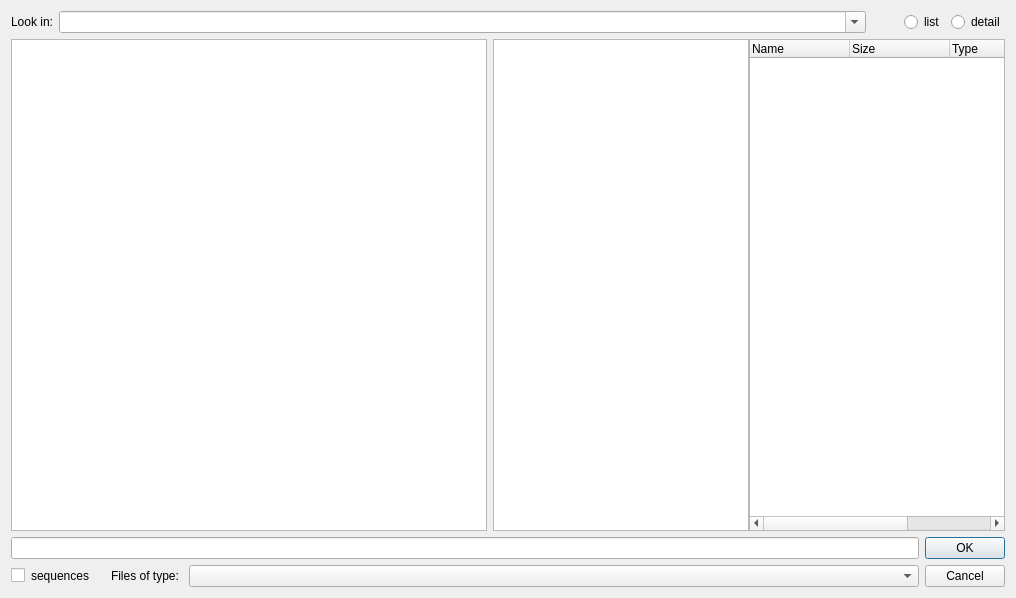
<?xml version="1.0" encoding="UTF-8"?>
<ui version="4.0">
 <class>Dialog</class>
 <widget class="QDialog" name="Dialog">
  <property name="geometry">
   <rect>
    <x>0</x>
    <y>0</y>
    <width>1016</width>
    <height>598</height>
   </rect>
  </property>
  <property name="windowTitle">
   <string>Dialog</string>
  </property>
  <layout class="QVBoxLayout" name="verticalLayout" stretch="0,1,0">
   <item>
    <layout class="QHBoxLayout" name="horizontalLayout_2">
     <item>
      <widget class="QLabel" name="label_3">
       <property name="sizePolicy">
        <sizepolicy hsizetype="Fixed" vsizetype="Preferred">
         <horstretch>0</horstretch>
         <verstretch>0</verstretch>
        </sizepolicy>
       </property>
       <property name="text">
        <string>Look in:</string>
       </property>
      </widget>
     </item>
     <item>
      <widget class="QComboBox" name="path_nav_cbbox">
       <property name="editable">
        <bool>true</bool>
       </property>
      </widget>
     </item>
     <item>
      <widget class="QPushButton" name="go_up_btn">
       <property name="maximumSize">
        <size>
         <width>26</width>
         <height>26</height>
        </size>
       </property>
       <property name="text">
        <string/>
       </property>
       <property name="flat">
        <bool>true</bool>
       </property>
      </widget>
     </item>
     <item>
      <widget class="QRadioButton" name="list_radio">
       <property name="sizePolicy">
        <sizepolicy hsizetype="Maximum" vsizetype="Fixed">
         <horstretch>0</horstretch>
         <verstretch>0</verstretch>
        </sizepolicy>
       </property>
       <property name="text">
        <string>list</string>
       </property>
      </widget>
     </item>
     <item>
      <widget class="QRadioButton" name="detail_radio">
       <property name="sizePolicy">
        <sizepolicy hsizetype="Maximum" vsizetype="Fixed">
         <horstretch>0</horstretch>
         <verstretch>0</verstretch>
        </sizepolicy>
       </property>
       <property name="text">
        <string>detail</string>
       </property>
      </widget>
     </item>
    </layout>
   </item>
   <item>
    <layout class="QHBoxLayout" name="horizontalLayout_5" stretch="0,0">
     <item>
      <widget class="QListWidget" name="side_bar">
       <property name="enabled">
        <bool>true</bool>
       </property>
       <property name="sizePolicy">
        <sizepolicy hsizetype="Expanding" vsizetype="Expanding">
         <horstretch>0</horstretch>
         <verstretch>0</verstretch>
        </sizepolicy>
       </property>
       <property name="sizeIncrement">
        <size>
         <width>0</width>
         <height>0</height>
        </size>
       </property>
       <property name="baseSize">
        <size>
         <width>0</width>
         <height>0</height>
        </size>
       </property>
      </widget>
     </item>
     <item>
      <layout class="QHBoxLayout" name="main_view_hbox" stretch="0,0">
       <property name="spacing">
        <number>0</number>
       </property>
       <item>
        <widget class="QListView" name="list_view">
         <property name="selectionMode">
          <enum>QAbstractItemView::ExtendedSelection</enum>
         </property>
         <property name="flow">
          <enum>QListView::TopToBottom</enum>
         </property>
         <property name="isWrapping" stdset="0">
          <bool>true</bool>
         </property>
         <property name="layoutMode">
          <enum>QListView::SinglePass</enum>
         </property>
        </widget>
       </item>
       <item>
        <widget class="QTreeWidget" name="tree_widget">
         <property name="selectionMode">
          <enum>QAbstractItemView::ExtendedSelection</enum>
         </property>
         <property name="rootIsDecorated">
          <bool>false</bool>
         </property>
         <property name="sortingEnabled">
          <bool>false</bool>
         </property>
         <property name="allColumnsShowFocus">
          <bool>true</bool>
         </property>
         <property name="columnCount">
          <number>4</number>
         </property>
         <attribute name="headerStretchLastSection">
          <bool>false</bool>
         </attribute>
         <column>
          <property name="text">
           <string notr="true">Name</string>
          </property>
         </column>
         <column>
          <property name="text">
           <string notr="true">Size</string>
          </property>
         </column>
         <column>
          <property name="text">
           <string notr="true">Type</string>
          </property>
         </column>
         <column>
          <property name="text">
           <string notr="true">Date Modified</string>
          </property>
         </column>
        </widget>
       </item>
      </layout>
     </item>
    </layout>
   </item>
   <item>
    <layout class="QHBoxLayout" name="horizontalLayout">
     <item>
      <layout class="QVBoxLayout" name="verticalLayout_2">
       <item>
        <layout class="QHBoxLayout" name="horizontalLayout_3">
         <item>
          <widget class="QLineEdit" name="filename_edit"/>
         </item>
        </layout>
       </item>
       <item>
        <layout class="QHBoxLayout" name="horizontalLayout_4">
         <property name="spacing">
          <number>10</number>
         </property>
         <item>
          <widget class="QCheckBox" name="sequences_ckb">
           <property name="styleSheet">
            <string notr="true">margin-right: 10px;</string>
           </property>
           <property name="text">
            <string>sequences</string>
           </property>
          </widget>
         </item>
         <item>
          <widget class="QLabel" name="label_2">
           <property name="text">
            <string>Files of type:</string>
           </property>
          </widget>
         </item>
         <item>
          <widget class="QComboBox" name="files_type_cbbox">
           <property name="sizePolicy">
            <sizepolicy hsizetype="Expanding" vsizetype="Fixed">
             <horstretch>0</horstretch>
             <verstretch>0</verstretch>
            </sizepolicy>
           </property>
          </widget>
         </item>
        </layout>
       </item>
      </layout>
     </item>
     <item>
      <widget class="QDialogButtonBox" name="dialog_btnbox">
       <property name="orientation">
        <enum>Qt::Vertical</enum>
       </property>
       <property name="standardButtons">
        <set>QDialogButtonBox::Cancel|QDialogButtonBox::Ok</set>
       </property>
      </widget>
     </item>
    </layout>
   </item>
  </layout>
 </widget>
 <resources/>
 <connections/>
</ui>
